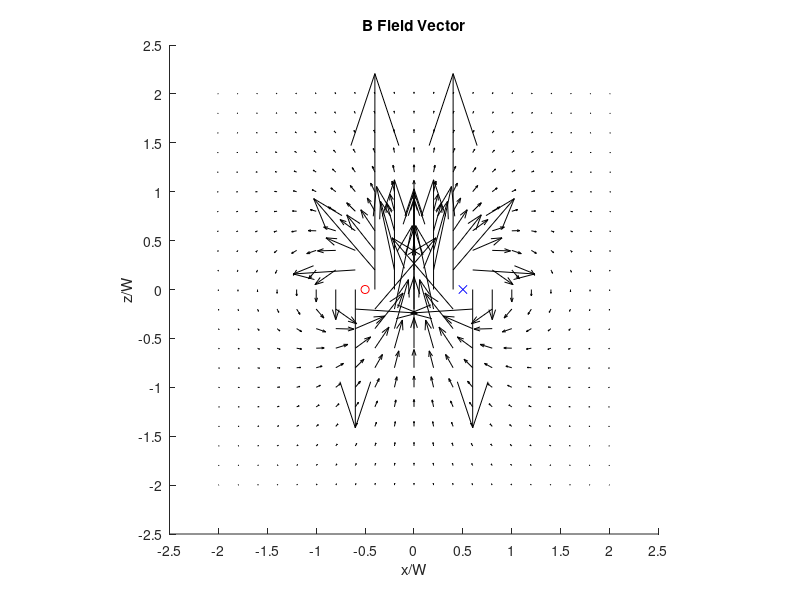
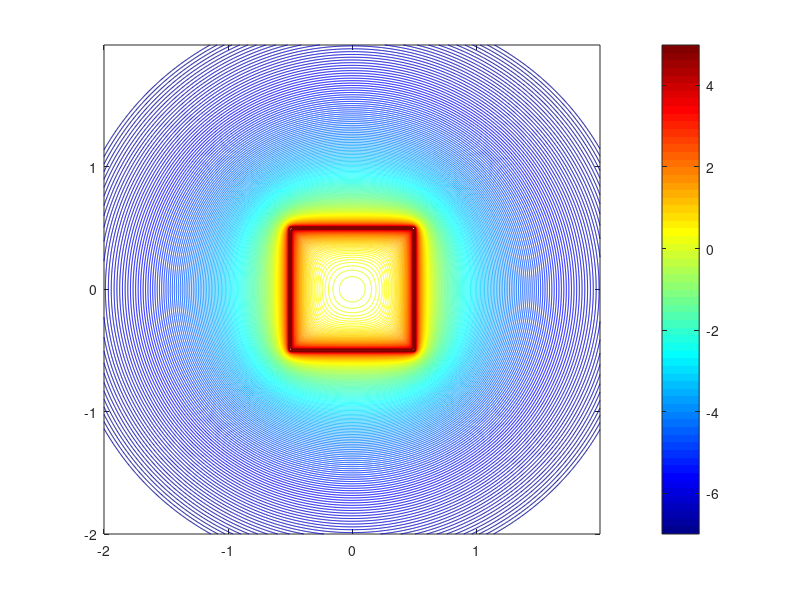

Write the MATLAB code that produced these figures, in order. (Note: this script raises an error after producing the figures.)
clear; 
close all;

W = 1; y = 0;
[x,z] = meshgrid(-2:0.2:2);
g =1./sqrt(128);

B1z = g.*-(x-0.5)./((x-0.5).^2+z.^2).*(((0.5-y)./sqrt((0.5-y).^2+(x-0.5).^2+z.^2))-((-0.5-y)./sqrt((-0.5-y).^2+(x-0.5).^2+z.^2)));
B1x = g.*z./((x-0.5).^2+z.^2).*(((0.5-y)./sqrt((0.5-y).^2+(x-0.5).^2+z.^2))-((-0.5-y)./sqrt((-0.5-y).^2+(x-0.5).^2+z.^2)));
B2z = g.*(y-0.5)./((y-0.5).^2+z.^2).*(((-0.5-x)./sqrt((-0.5-x).^2+(y-0.5).^2+z.^2))-((0.5-x)./sqrt((0.5-x).^2+(y-0.5).^2+z.^2)));
B4z = g.*(y+0.5)./((y+0.5).^2+z.^2).*(((0.5-x)./sqrt((0.5-x).^2+(y+0.5).^2+z.^2))-((-0.5-x)./sqrt((-0.5-x).^2+(y+0.5).^2+z.^2)));
B3z = g.*-(x+0.5)./((x+0.5).^2+z.^2).*(((-0.5-y)./sqrt((-0.5-y).^2+(x+0.5).^2+z.^2))-((0.5-y)./sqrt((0.5-y).^2+(x+0.5).^2+z.^2)));
B3x = g.*z./((x+0.5).^2+z.^2).*(((-0.5-y)./sqrt((-0.5-y).^2+(x+0.5).^2+z.^2))-((0.5-y)./sqrt((0.5-y).^2+(x+0.5).^2+z.^2)));

Bx = B1x+B3x;
Bz = B1z+B2z+B3z+B4z;

figure(1);
set(gca,'XTick',-2.5:0.5:2.5,'YTick',-2.5:0.5:2.5);
axis ([-2.5,2.5,-2.5,2.5]);
xlabel('x/W'); ylabel('z/W');
title('B Field Vector');
hold on;
plot(-0.5,0,'-or');
plot(0.5,0,'-xb');
quiver(x,z,Bx,Bz,'k','AutoScale','off');
hold off;
axis square

clear;

x = [-2:0.005:-0.501,-0.499:0.005:0.499,0.501:0.005:2];
y = [-2:0.005:-0.501,-0.499:0.005:0.499,0.501:0.005:2];
[X,Y] = meshgrid(x,y);
w = 1; z = 0;
h =1./sqrt(128);

B1z = h.*-(X-0.5)./((X-0.5).^2+z.^2).*(((0.5-Y)./sqrt((0.5-Y).^2+(X-0.5).^2+z.^2))-((-0.5-Y)./sqrt((-0.5-Y).^2+(X-0.5).^2+z.^2)));
B1x = h.*z./((X-0.5).^2+z.^2).*(((0.5-Y)./sqrt((0.5-Y).^2+(X-0.5).^2+z.^2))-((-0.5-Y)./sqrt((-0.5-Y).^2+(X-0.5).^2+z.^2)));
B2z = h.*(Y-0.5)./((Y-0.5).^2+z.^2).*(((-0.5-X)./sqrt((-0.5-X).^2+(Y-0.5).^2+z.^2))-((0.5-X)./sqrt((0.5-X).^2+(Y-0.5).^2+z.^2)));
B2y = h.*-z./((Y-0.5).^2+z.^2).*(((-0.5-X)./sqrt((-0.5-X).^2+(Y-0.5).^2+z.^2))-((0.5-X)./sqrt((0.5-X).^2+(Y-0.5).^2+z.^2)));
B3z = h.*-(X+0.5)./((X+0.5).^2+z.^2).*(((-0.5-Y)./sqrt((-0.5-Y).^2+(X+0.5).^2+z.^2))-((0.5-Y)./sqrt((0.5-Y).^2+(X+0.5).^2+z.^2)));
B3x = h.*z./((X+0.5).^2+z.^2).*(((-0.5-Y)./sqrt((-0.5-Y).^2+(X+0.5).^2+z.^2))-((0.5-Y)./sqrt((0.5-Y).^2+(X+0.5).^2+z.^2)));
B4z = h.*(Y+0.5)./((Y+0.5).^2+z.^2).*(((0.5-X)./sqrt((0.5-X).^2+(Y+0.5).^2+z.^2))-((-0.5-X)./sqrt((-0.5-X).^2+(Y+0.5).^2+z.^2)));
B4y = h.*-z./((Y+0.5).^2+z.^2).*(((0.5-X)./sqrt((0.5-X).^2+(Y+0.5).^2+z.^2))-((-0.5-X)./sqrt((-0.5-X).^2+(Y+0.5).^2+z.^2)));

Bx = B1x+B3x;
By = B2y+B4y;
Bz = B1z+B2z+B3z+B4z;
B = sqrt(Bx.^2+By.^2+Bz.^2);

figure(2);
contour(X,Y,log2(B),(-7:0.055:5));
hold on;
colormap jet
colorbar ('Ticks',(-7:1:5))

set(gca,'XTick',-2.5:0.5:2.5,'YTick',-2.5:0.5:2.5);
axis ([-2.5,2.5,-2.5,2.5]);
xlabel('x/W'); ylabel('y/W');
title('log_2|B|');
hold off;
axis square